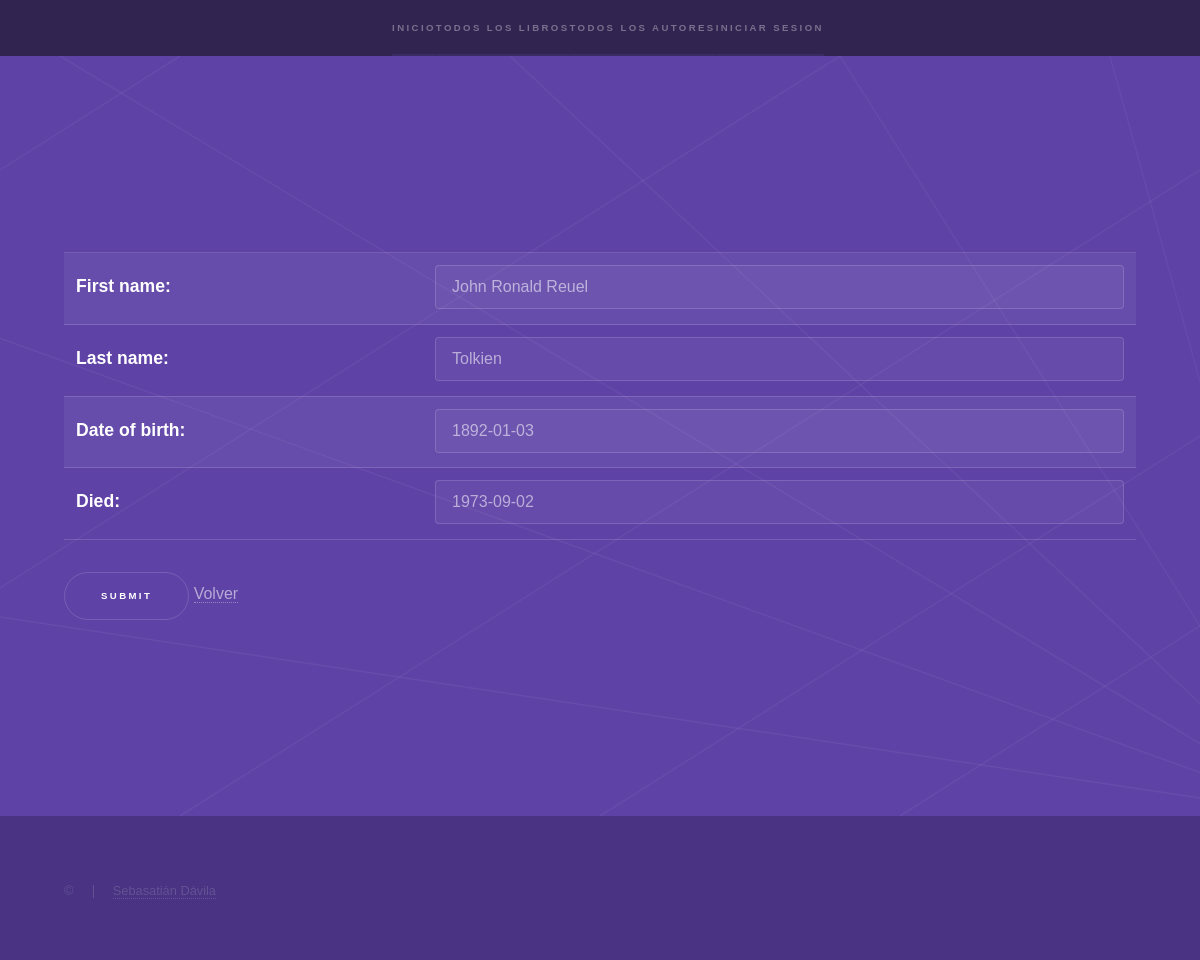
/catalog/author/1/update/, run on the app's committed database.
### catalog/models.py (models this page shows, shortened)
class Author(models.Model):
    first_name = models.CharField(max_length=100)
    last_name = models.CharField(max_length=100)
    date_of_birth = models.DateField(null=True, blank=True)
    date_of_death = models.DateField('died', null=True, blank=True)
    class Meta:
        ordering = ['last_name', 'first_name']
        permissions = (("can_see_buttons", "Pueden modificar los Autores"),)

### catalog/views.py (the view)
# urls.py: url(r'^author/(?P<pk>\d+)/update/$', views.AuthorUpdate.as_view(), name='author_update'),
class AuthorUpdate(UpdateView):
    model = Author
    fields = ['first_name','last_name','date_of_birth','date_of_death']

### catalog/templates/catalog/author_form.html (shortened to what this page needs)
{% extends "base_generic.html" %}
{% block content %}
<form action="" method="post">
    <table>
    {{ form.as_table }}
    </table>
    <input type="submit" value="Submit" />
    <a href="{% url 'authors' %}">Volver</a>
</form>
{% endblock %}

### catalog/static/assets/css/main.css (style rules this page uses)
html, body, div, span, applet, object, iframe, h1, h2, h3, h4, h5, h6, p, blockquote, pre, a, abbr, acronym, address, big, cite, code, del, dfn, em, img, ins, kbd, q, s, samp, small, strike, strong, sub, sup, tt, var, b, u, i, center, dl, dt, dd, ol, ul, li, fieldset, form, label, legend, table, caption, tbody, tfoot, thead, tr, th, td, article, aside, canvas, details, embed, figure, figcaption, footer, header, hgroup, menu, nav, output, ruby, section, summary, time, mark, audio, video { margin: 0; padding: 0; border: 0; font-size: 100%; font: inherit; vertical-align: baseline; }
body { line-height: 1; }
table { border-collapse: collapse; border-spacing: 0; }
body { -webkit-text-size-adjust: none; }
input, select, textarea { -moz-appearance: none; -webkit-appearance: none; -ms-appearance: none; appearance: none; }
body { -ms-overflow-style: scrollbar; }
html { box-sizing: border-box; }
*, *:before, *:after { box-sizing: inherit; }
body { background: #312450; }
body, input, select, textarea { color: rgba(255, 255, 255, 0.55); font-family: Arial, Helvetica, sans-serif; font-size: 16.5pt; font-weight: normal; line-height: 1.75; }
@media screen and (max-width: 1680px) { body, input, select, textarea { font-size: 13pt; } }
@media screen and (max-width: 1280px) { body, input, select, textarea { font-size: 12pt; } }
a { -moz-transition: color 0.2s ease, border-bottom-color 0.2s ease; -webkit-transition: color 0.2s ease, border-bottom-color 0.2s ease; -ms-transition: color 0.2s ease, border-bottom-color 0.2s ease; transition: color 0.2s ease, border-bottom-color 0.2s ease; border-bottom: dotted 1px rgba(255, 255, 255, 0.35); color: inherit; text-decoration: none; }
input[type="submit"], input[type="reset"], input[type="button"], button, .button { -moz-appearance: none; -webkit-appearance: none; -ms-appearance: none; appearance: none; -moz-transition: border-color 0.2s ease; -webkit-transition: border-color 0.2s ease; -ms-transition: border-color 0.2s ease; transition: border-color 0.2s ease; background-color: transparent; border: solid 1px !important; border-color: rgba(255, 255, 255, 0.15) !important; border-radius: 3em; color: #ffffff !important; cursor: pointer; display: inline-block; font-size: 0.6em; font-weight: bold; height: calc(4.75em + 2px); letter-spacing: 0.25em; line-height: 4.75em; outline: 0; padding: 0 3.75em; position: relative; text-align: center; text-decoration: none; text-transform: uppercase; white-space: nowrap; }
input[type="submit"]:after, input[type="reset"]:after, input[type="button"]:after, button:after, .button:after { -moz-transform: scale(0.25); -webkit-transform: scale(0.25); -ms-transform: scale(0.25); transform: scale(0.25); pointer-events: none; -moz-transition: opacity 0.2s ease, -moz-transform 0.2s ease; -webkit-transition: opacity 0.2s ease, -webkit-transform 0.2s ease; -ms-transition: opacity 0.2s ease, -ms-transform 0.2s ease; transition: opacity 0.2s ease, transform 0.2s ease; background: #ffffff; border-radius: 3em; content: ''; height: 100%; left: 0; opacity: 0; position: absolute; top: 0; width: 100%; }
form { margin: 0 0 2em 0; }
form > :last-child { margin-bottom: 0; }
label { color: #ffffff; font-weight: bold; line-height: 1.5; margin: 0 0 0.7em 0; display: block; font-size: 1.1em; }
input[type="text"], input[type="password"], input[type="email"], input[type="tel"], select, textarea { -moz-appearance: none; -webkit-appearance: none; -ms-appearance: none; appearance: none; background: rgba(255, 255, 255, 0.05); border-radius: 0.25em; border: none; border: solid 1px rgba(255, 255, 255, 0.15); color: inherit; display: block; outline: 0; padding: 0 1em; text-decoration: none; width: 100%; }
input[type="text"], input[type="password"], input[type="email"], select { height: 2.75em; }
table { margin: 0 0 2em 0; width: 100%; }
table tbody tr { border: solid 1px rgba(255, 255, 255, 0.15); border-left: 0; border-right: 0; }
table tbody tr:nth-child(2n + 1) { background-color: rgba(255, 255, 255, 0.05); }
table td { padding: 0.75em 0.75em; }
table th { color: #ffffff; font-size: 1em; font-weight: bold; padding: 0 0.75em 0.75em 0.75em; text-align: left; }

### data on the page
Author: first_name "John Ronald Reuel", last_name "Tolkien", date_of_birth "1892-01-03", date_of_death "1973-09-02"
